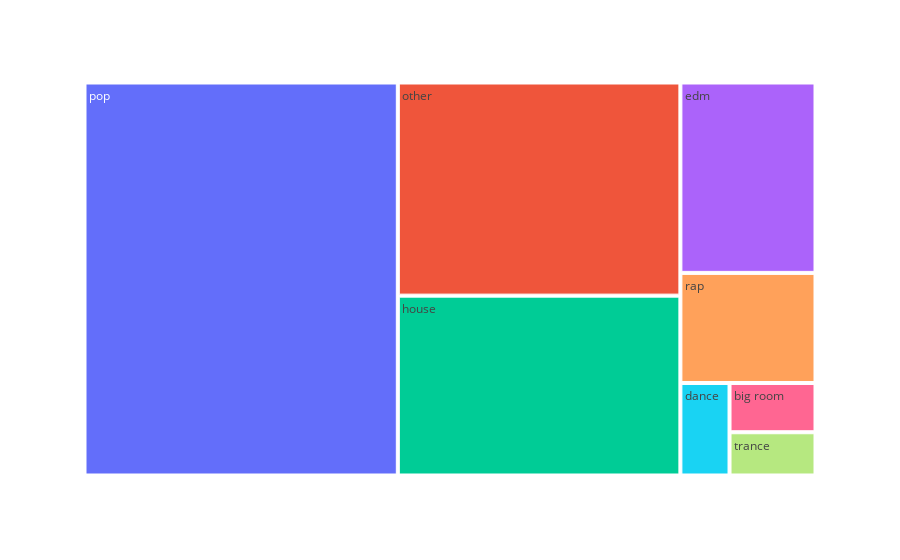

Here is the notebook cell this chart was saved with:
### Code cell
import plotly.express as px
fig = px.treemap(df_artist_detailed_genre, path=['genre_new'])
fig

### Figure 1 — Plotly figure (JSON) as saved in the notebook; plotly's stock layout.template omitted (floating-point values rounded to 4 significant figures)
{"data": [{"branchvalues": "total", "domain": {"x": [0, 1], "y": [0, 1]}, "hovertemplate": "labels=%{label}<br>count=%{value}<br>parent=%{parent}<br>id=%{id}<extra></extra>", "ids": ["big room", "dance", "edm", "house", "other", "pop", "rap", "trance"], "labels": ["big room", "dance", "edm", "house", "other", "pop", "rap", "trance"], "name": "", "parents": ["", "", "", "", "", "", "", ""], "type": "treemap", "values": [41, 44, 249, 492, 583, 1192, 144, 36]}], "layout": {"autosize": true, "legend": {"tracegroupgap": 0}, "margin": {"t": 60}}}
